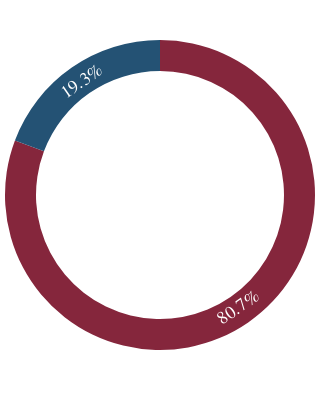

The notebook cell this image was saved under:
### Code cell
#how many renewed contract had gas? #donut chart (8)

labels = ['No', 'Yes']
value = round(df16.has_gas.value_counts()/len(df16)*100,2)
hovertemp = "<b>Gas: </b> %{label} <br>"
hovertemp += "<b>Total: </b> %{value: .2f}%"

fig = go.Figure(go.Pie(labels=labels, 
                       values=value,
                       hovertemplate=hovertemp,
                       hole=.8))
fig.update_traces(textfont_family='Arial', textfont_size=18, 
                  marker_colors=['#85263c','#245274'], selector=dict(type='pie'), 
                  showlegend=True)
fig.update_layout(width=300, height=400, margin=dict(l=5,r=5,b=15,t=5,pad=4),
                   paper_bgcolor="white",
                   plot_bgcolor='white',
                   title_font_family="Arial",
                   title_font_color="#444",
                 showlegend=False)

fig.show()

### Figure 1 — Plotly figure (JSON) as saved in the notebook; plotly's stock layout.template omitted (floating-point values rounded to 4 significant figures)
{"data": [{"hole": 0.8, "hovertemplate": "<b>Gas: </b> %{label} <br><b>Total: </b> %{value: .2f}%", "labels": ["No", "Yes"], "marker": {"colors": ["#85263c", "#245274"]}, "showlegend": true, "textfont": {"family": "Arial", "size": 18}, "type": "pie", "values": [80.73, 19.27]}], "layout": {"height": 400, "margin": {"b": 15, "l": 5, "pad": 4, "r": 5, "t": 5}, "paper_bgcolor": "white", "plot_bgcolor": "white", "showlegend": false, "title": {"font": {"color": "#444", "family": "Arial"}}, "width": 300}}
